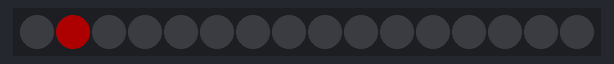
The sketch below on a simulated Arduino Uno, built with avr-gcc and run on an emulated ATmega328P. On the bench: 16 RGB LEDs in strip order, left to right. Dim RGB values are drawn brighter than linear.

Above: at 0.25 s.
At 0.96 s:
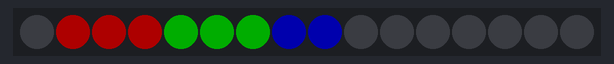
At 1.7 s:
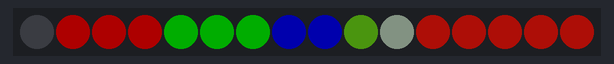

The sketch:

stactic.ino
```cpp
// RGBW (Red Green Blue White Neo-Pixel starter code
// 16 LEDS with no loop inside of void loop()
// CW Coleman 170413

#include <Adafruit_NeoPixel.h>
#ifdef __AVR__
  #include <avr/power.h>
#endif

#define PIN 6

#define NUM_LEDS 16

#define BRIGHTNESS 50

Adafruit_NeoPixel strip = Adafruit_NeoPixel(NUM_LEDS, PIN, NEO_GRBW + NEO_KHZ800);


void setup() {
  Serial.begin(115200);
  strip.setBrightness(BRIGHTNESS);
  strip.begin();
  strip.show(); // Initialize all pixels to 'off'
}

// Initialize some variables for the void loop()
int led, red, green, blue, white;
int wait = 100;

void loop() {

  led = 0; red = 0; green = 0; blue = 0; white = 0;
  strip.setPixelColor(led, red, green , blue, white);
  delay(wait);
  strip.show();

  led = 1; red = 255; green = 0; blue = 0; white = 1;
  strip.setPixelColor(led, red, green , blue, white);
  delay(wait);
  strip.show();

  led = 2; red = 255; green = 0; blue = 0; white = 1;
  strip.setPixelColor(led, red, green , blue, white);
  delay(wait);
  strip.show();

  led = 3; red = 255; green = 0; blue = 0; white = 1;
  strip.setPixelColor(led, red, green , blue, white);
  delay(wait);
  strip.show();

  led = 4; red = 0; green = 255; blue = 0; white = 1;
  strip.setPixelColor(led, red, green , blue, white);
  delay(wait);
   strip.show();

  led = 5; red = 0; green = 255; blue = 0; white = 1;
  strip.setPixelColor(led, red, green , blue, white);
  delay(wait);
   strip.show();

  led = 6; red = 0; green = 255; blue = 0; white = 1;
  strip.setPixelColor(led, red, green , blue, white);
  delay(wait);
   strip.show();

    led = 7; red = 0; green = 0; blue = 255; white = 1;
  strip.setPixelColor(led, red, green , blue, white);
  delay(wait);
   strip.show();

    led = 8; red = 0; green = 0; blue = 255; white = 1;
  strip.setPixelColor(led, red, green , blue, white);
  delay(wait);
   strip.show();

    led = 9; red = 50; green = 100; blue = 8; white = 10;
  strip.setPixelColor(led, red, green , blue, white);
  delay(wait);
   strip.show();

    led = 10; red = 80; green = 90; blue = 80; white = 10;
  strip.setPixelColor(led, red, green , blue, white);
  delay(wait);
   strip.show();

    led = 11; red = 255; green = 16; blue = 8; white = 10;
  strip.setPixelColor(led, red, green , blue, white);
  delay(wait);
   strip.show();

    led = 12; red = 255; green = 16; blue = 8; white = 10;
  strip.setPixelColor(led, red, green , blue, white);
  delay(wait);
   strip.show();

    led = 13; red = 255; green = 16; blue = 8; white = 10;
  strip.setPixelColor(led, red, green , blue, white);
  delay(wait);
   strip.show();

   led = 14; red = 255; green = 16; blue = 8; white = 10;
  strip.setPixelColor(led, red, green , blue, white);
  delay(wait);
   strip.show();

  led = 15; red = 255; green = 16; blue = 8; white = 10;
  strip.setPixelColor(led, red, green , blue, white);
  delay(wait);
  strip.show();


}
```
